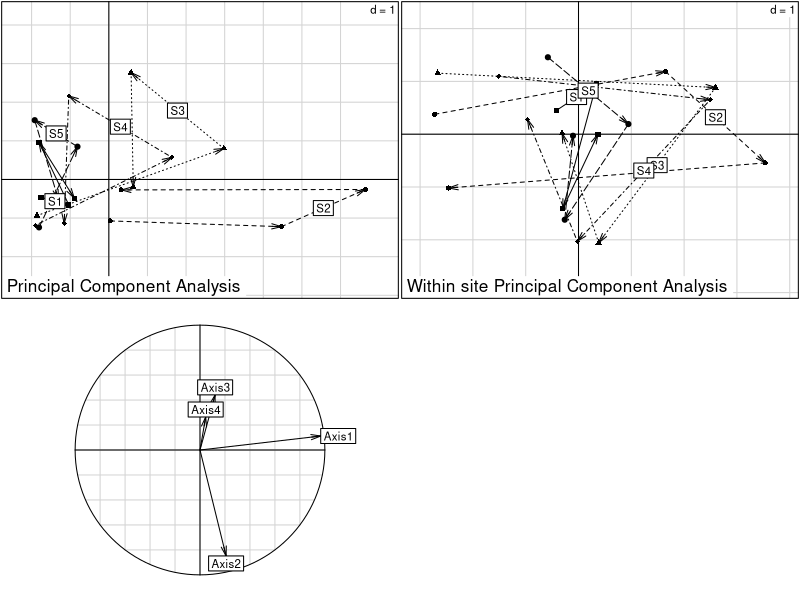
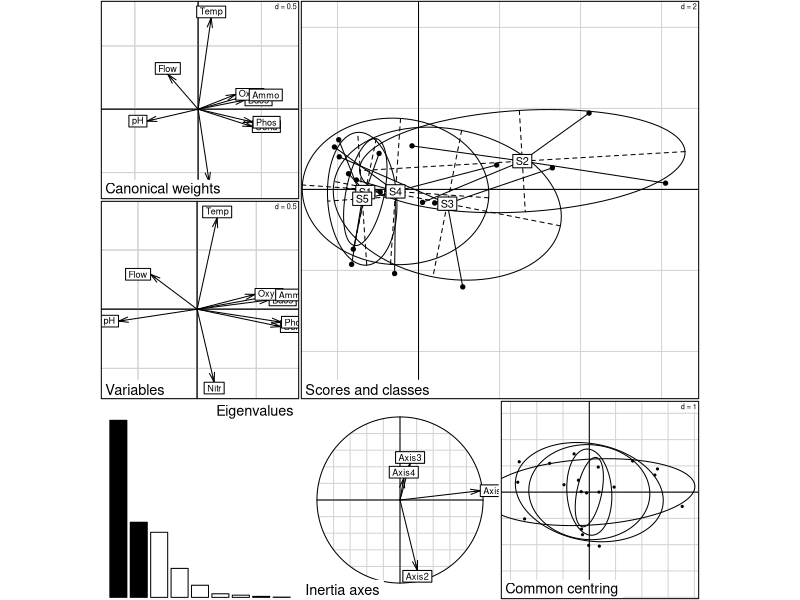

R code for these plots, in order:
library(ade4)


### Name: wca
### Title: Within-Class Analysis
### Aliases: wca wca.dudi
### Keywords: multivariate

### ** Examples

data(meaudret)
pca1 <- dudi.pca(meaudret$env, scan = FALSE, nf = 4)
wit1 <- wca(pca1, meaudret$design$site, scan = FALSE, nf = 2)

if(adegraphicsLoaded()) {
  g1 <- s.traject(pca1$li, meaudret$design$site, psub.text = "Principal Component Analysis", 
    plines.lty = 1:nlevels(meaudret$design$site), psub.cex = 1.5, plot = FALSE)
  g2 <- s.traject(wit1$li, meaudret$design$site, 
    psub.text = "Within site Principal Component Analysis", 
    plines.lty = 1:nlevels(meaudret$design$site), psub.cex = 1.5, plot = FALSE)
  g3 <- s.corcircle (wit1$as, plot = FALSE)
  G <- ADEgS(list(g1, g2, g3), layout = c(2, 2))
  
} else {
  par(mfrow = c(2, 2))
  s.traject(pca1$li, meaudret$design$site, sub = "Principal Component Analysis", csub = 1.5)
  s.traject(wit1$li, meaudret$design$site, sub = "Within site Principal Component Analysis", 
    csub = 1.5)
  s.corcircle (wit1$as)
  par(mfrow = c(1,1))
}
plot(wit1)
